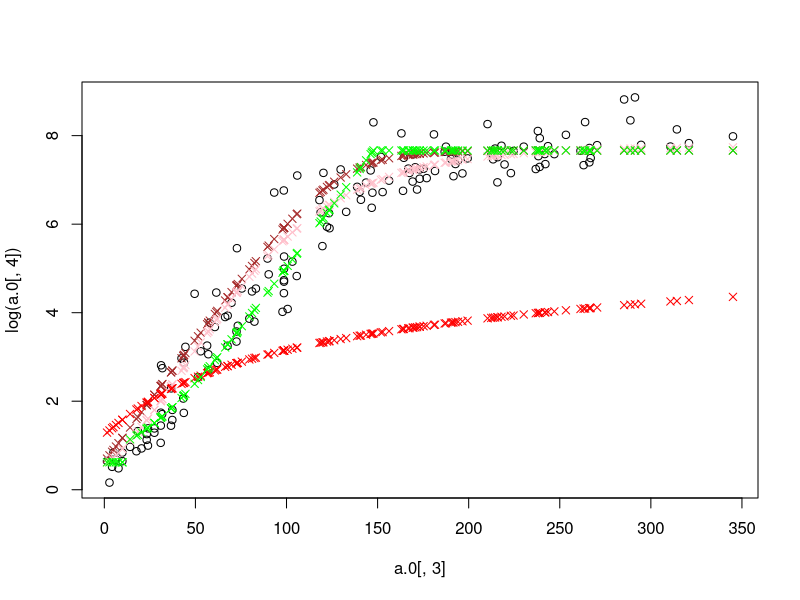

Here is the R script that generated this plot: (Note: this script raises an error after producing the figure.)
#!/bin/env R

# Author: PokMan Ho pok.ho19@imperial.ac.uk
# Script: Logistic_1.R
# Desc: model-fitting for `LogisticGrowthMetaData.csv`, preparation for python3 script
# Input: ```Rscript Logistic_1.R```
# Output: analysis result output in `result` subdirectory
# Arguments: 0
# Date: Nov 2019

## lib
library(minpack.lm)

## raw
a.0<-read.csv("../data/Log_data.csv",header = T)
a.1<-read.table("../data/Log_Metadata.txt", sep = "\t", header = F, stringsAsFactors = F, blank.lines.skip = T)

## variable
r.m<-(max(a.0[which(a.0$cluster==2),2])-min(a.0[which(a.0$cluster==2),2])) / (max(a.0[which(a.0$cluster==2),3])-min(a.0[which(a.0$cluster==2),3]))
r.b<-max(a.0[which(a.0$cluster==2),2])-r.m*max(a.0[which(a.0$cluster==2),3])
r.x<--r.b/r.m

## logistic equations: y=Nt x=exp(t)
func_log0<-function(N0=as.numeric(a.1[19,2]),
                    K=as.numeric(a.1[21,2]),
                    r=r.m, t){
  ## traditional Logistic equation: y~x
  Nt=N0*K*exp(r*t)/(K+N0*(exp(r*t)-1))
  return(Nt)}

func_gom<-function(N0=as.numeric(a.1[19,2]),
                   K=as.numeric(a.1[21,2]),
                   r=r.m, t,
                   ld=r.x){
  ## modified Gompertz model, initial 
  A=log(K/N0)
  Nt=exp(A*exp(-exp(r*exp(1)/A*(ld-t)+1))*1.1) ## mod: exp(f(t)*1.1)
  return(Nt)}

func_bar<-function(N0=as.numeric(a.1[19,2]),
                   K=as.numeric(a.1[21,2]),
                   r=r.m, t,
                   tlag=max(a.0[which(a.0$cluster==1),3])){
  ## Baranyi model
  h0=1/(exp(tlag*r)-1)
  At=t+1/r*log((exp(-r*t)+h0)/(1+h0))
  Nt=(N0+r*At-exp(log(1+(exp(r*At)-1)/exp(K-N0))))*4 ## mod: f(exp(f(t|growth)))*4
  return(Nt)}

func_buc<-function(N0=as.numeric(a.1[19,2]),
                   K=as.numeric(a.1[21,2]),
                   r=r.m, t,
                   tlag=max(a.0[which(a.0$cluster==1),3]),
                   cst=as.numeric(a.0$cluster)){
  ## Buchanan model / three-phase logistic model
  a.010=(cst-1)%%2 ## make only log phase valid in growth rate
  a.001=ceiling(cst%%2.5%%1) ## make only final phase valid
  Nt=N0+a.001*(K-N0)+a.010*exp(r*(t-tlag)) ## mod: exp(f(t|growth))
  return(Nt)}

## trial plots
{## tests
  # for(i in 1:length(a.0[,3])){
  #   j<-a.0[i,3]
  #   print(paste(i,j,func_bar(t=j)))};rm(i,j)
  plot(log(a.0[,4])~a.0[,3])
  points(log(func_log0(t=a.0[,3]))~a.0[,3], pch=4, col="brown", add=T)
  points(log(func_gom(t=a.0[,3]))~a.0[,3], pch=4, col="pink", add=T)
  points(log(func_bar(t=a.0[,3]))~a.0[,3], pch=4, col="red", add=T)
  points(log(func_buc(t=a.0[,3]))~a.0[,3], pch=4, col="green", add=T)
}

## can't run model because data is too good? <https://stats.stackexchange.com/questions/13053/singular-gradient-error-in-nls-with-correct-starting-values>
## can't run model because models are too board / too specific? <https://stackoverflow.com/questions/35409099/r-minpack-lmnls-lm-failed-with-good-results>
nls_log0<-nlsLM(Popn_Change ~ func_log0(N0, K, r, t=a.0$Time.hr), data = a.0, start = list(N0=as.numeric(a.1[19,2]),K=as.numeric(a.1[21,2]),r=r.m), lower = c(min(a.0[which(a.0[,5]==1),4]),min(a.0[which(a.0[,5]==3),4]),r.m-1), upper = c(max(a.0[which(a.0[,5]==1),4]),max(a.0[which(a.0[,5]==3),4]),r.m+1))

nls_gom<-nlsLM(Popn_Change ~ func_gom(N0, K, r, t=a.0$Time.hr, ld), data = a.0, start = list(N0=as.numeric(a.1[19,2]),K=as.numeric(a.1[21,2]),r=r.m,ld=r.x), lower = c(min(a.0[which(a.0[,5]==1),4]),min(a.0[which(a.0[,5]==3),4]),r.m-1,r.x-1), upper = c(max(a.0[which(a.0[,5]==1),4]),max(a.0[which(a.0[,5]==3),4]),r.m+1,r.x+1))

nls_bar<-nlsLM(Popn_Change ~ func_bar(N0, K, r, t=a.0$Time.hr, tlag), data = a.0, start = list(N0=as.numeric(a.1[20,2]),K=as.numeric(a.1[21,2]),r=r.m, tlag=max(a.0[which(a.0$cluster==1),3])), lower = c(min(a.0[which(a.0[,5]==1),4]),min(a.0[which(a.0[,5]==3),4]),r.m-1, max(a.0[which(a.0$cluster==1),3])-mean(a.0[which(a.0$cluster==1),3])), upper = c(max(a.0[which(a.0[,5]==1),4]),max(a.0[which(a.0[,5]==3),4]),r.m+1, max(a.0[which(a.0$cluster==1),3])+mean(a.0[which(a.0$cluster==1),3])))

nls_buc<-nlsLM(Popn_Change ~ func_log0(N0, K, r, t=a.0$Time.hr), data = a.0, start = list(N0=as.numeric(a.1[20,2]),K=as.numeric(a.1[21,2]),r=r.m), lower = c(min(a.0[which(a.0[,5]==1),4]),min(a.0[which(a.0[,5]==3),4]),r.m-1), upper = c(max(a.0[which(a.0[,5]==1),4]),max(a.0[which(a.0[,5]==3),4]),r.m+1))
